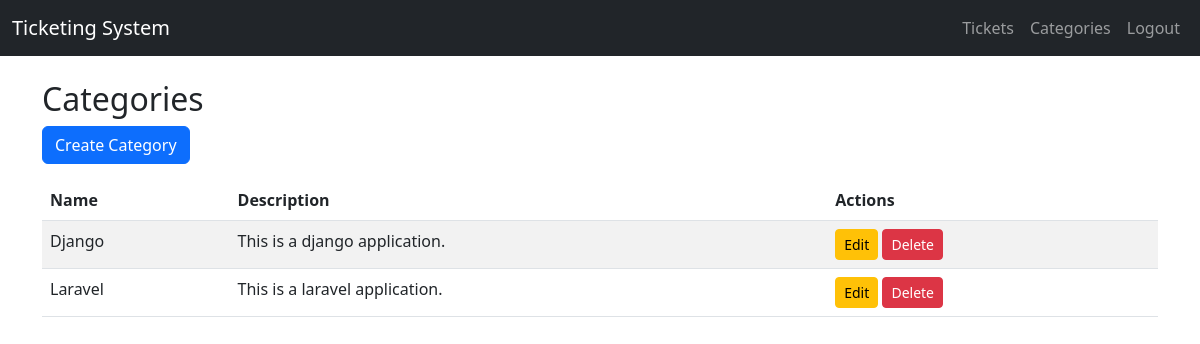
/categories/ (signed in), run on the app's committed database.
### tickets/models.py (models this page shows, shortened)
class Category(models.Model):
    name = models.CharField(max_length=255)
    description = models.TextField(blank=True, null=True)

### tickets/views.py (the view)
# urls.py: path('categories/', views.category_list_view, name='category-list'),
@login_required
def category_list_view(request):
    categories = Category.objects.all()
    return render(request, 'categories/categories.html', {'categories': categories})

### tickets/templates/categories/categories.html (shortened to what this page needs)
{% extends 'base.html' %}
{% load crispy_forms_tags %}
{% block content %}
<h2>Categories</h2>
<button type="button" class="btn btn-primary mb-3" data-bs-toggle="modal" data-bs-target="#createCategoryModal">
    Create Category
</button>
<table class="table table-striped">
    <thead>
        <tr>
            <th>Name</th>
            <th>Description</th>
            <th>Actions</th>
        </tr>
    </thead>
    <tbody>
        {% for category in categories %}
        <tr>
            <td>{{ category.name }}</td>
            <td>{{ category.description }}</td>
            <td>
                <button type="button" class="btn btn-sm btn-warning" data-bs-toggle="modal"
                        data-bs-target="#updateCategoryModal{{ category.pk }}">
                    Edit
                </button>
                <button type="button" class="btn btn-sm btn-danger" data-bs-toggle="modal"
                        data-bs-target="#deleteCategoryModal{{ category.pk }}">
                    Delete
                </button>
            </td>
        </tr>
        {% endfor %}
    </tbody>
</table>
{% endblock %}

### data on the page
Category: name "Django", description "This is a django application."
Category: name "Laravel", description "This is a laravel application."
